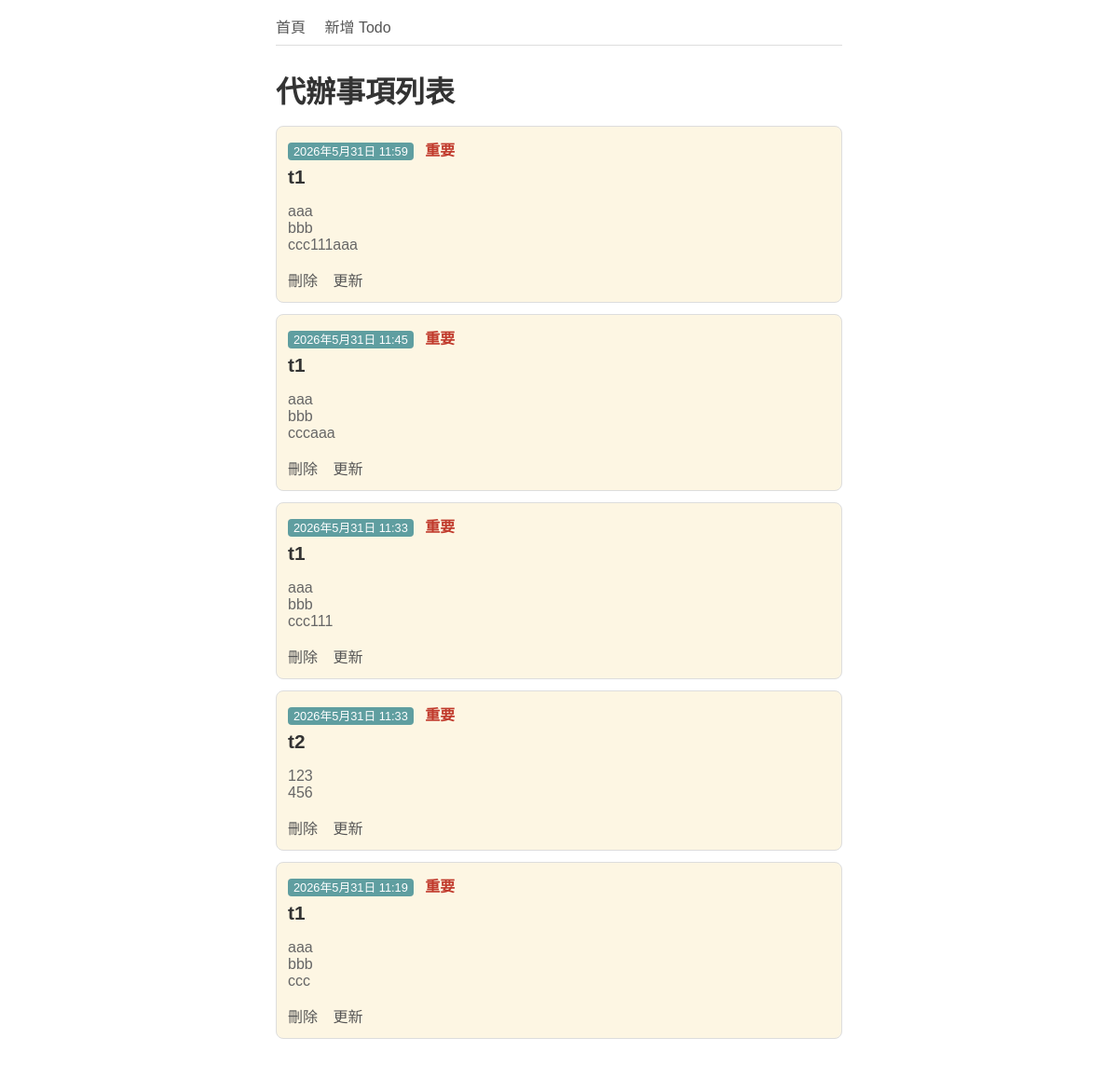
The page / on the database its author committed.
### todos/models.py (models this page shows)
class Todo(models.Model):
    title = models.CharField(max_length=200)
    content = models.TextField(null=True, blank=True)
    created = models.DateTimeField(auto_now=True)
    completed = models.BooleanField(default=False)
    important = models.BooleanField(default=True)
    def __str__(self):
        created = self.created.strftime("%Y-%m-%d %H:%M:%S")
        print(created)
        return f"{self.id} ({created}) {self.title}"

### todos/views.py (the view)
# urls.py: path("", views.todo_list, name="todo-list"),
def todo_list(request):
    todos = Todo.objects.all().order_by("-created", "-important")
    print(todos)
    return render(request, "todos/list.html", {"todos": todos})

### todos/templates/todos/list.html (shortened to what this page needs)
{% extends 'base.html' %}
{% block content %}
<h1>代辦事項列表</h1>
{% for todo in todos %}
<div class="todo-item">
    <div>
        <small class="badge-created">{{ todo.created }}</small>
        {% if todo.important %}<span class="badge-important">重要</span>{% endif %}
    </div>
    <div class="todo-title">{{ todo.title }}</div>
    {% if todo.content %}
    <div class="todo-content">{{ todo.content|linebreaks }}</div>
    {% endif %}
    <div class="todo-actions">
        <a href="{% url 'todo-delete' todo.id %}" onclick="return confirm('確定要刪除「{{ todo.title }}」？')">刪除</a>
        <a href="{% url 'todo-update' todo.id %}">更新</a>
    </div>
</div>
{% endfor %}
{% endblock %}

### templates/base.html (style rules this page uses)
* { box-sizing: border-box; }
body { font-family: sans-serif; max-width: 640px; margin: 0 auto; padding: 16px; color: #333; }
h1 { margin-bottom: 16px; }

### todos/templates/todos/list.html (style rules this page uses)
.todo-item { background: #fdf6e3; border: 1px solid #ddd; border-radius: 8px; padding: 12px; margin-bottom: 12px; }
.todo-title { font-size: 1.3rem; font-weight: bold; margin: 6px 0; }
.badge-created { background: cadetblue; color: white; border-radius: 4px; padding: 2px 6px; font-size: 0.8rem; }
.badge-important { margin-left: 8px; color: #c0392b; font-weight: bold; }
.todo-content { color: #666; margin: 6px 0; }
.todo-actions { margin-top: 8px; }
.todo-actions a { margin-right: 12px; text-decoration: none; color: #555; }

### rows shown on the page
Todo: created "2026年5月31日 11:59", important "重要", title "t1", content "aaa bbb ccc111aaa"
Todo: created "2026年5月31日 11:45", important "重要", title "t1", content "aaa bbb cccaaa"
Todo: created "2026年5月31日 11:33", important "重要", title "t1", content "aaa bbb ccc111"
Todo: created "2026年5月31日 11:33", important "重要", title "t2", content "123 456"
Todo: created "2026年5月31日 11:19", important "重要", title "t1", content "aaa bbb ccc"
